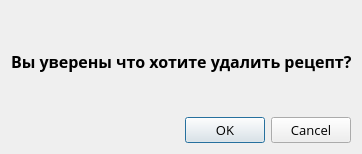
<?xml version="1.0" encoding="UTF-8"?>
<ui version="4.0">
 <class>Dialog</class>
 <widget class="QDialog" name="Dialog">
  <property name="windowModality">
   <enum>Qt::ApplicationModal</enum>
  </property>
  <property name="geometry">
   <rect>
    <x>0</x>
    <y>0</y>
    <width>370</width>
    <height>150</height>
   </rect>
  </property>
  <property name="sizePolicy">
   <sizepolicy hsizetype="Fixed" vsizetype="Fixed">
    <horstretch>0</horstretch>
    <verstretch>0</verstretch>
   </sizepolicy>
  </property>
  <property name="minimumSize">
   <size>
    <width>370</width>
    <height>150</height>
   </size>
  </property>
  <property name="maximumSize">
   <size>
    <width>370</width>
    <height>150</height>
   </size>
  </property>
  <property name="windowTitle">
   <string>Dialog</string>
  </property>
  <layout class="QGridLayout" name="gridLayout">
   <property name="sizeConstraint">
    <enum>QLayout::SetFixedSize</enum>
   </property>
   <item row="0" column="0" alignment="Qt::AlignHCenter">
    <widget class="QLabel" name="label">
     <property name="enabled">
      <bool>true</bool>
     </property>
     <property name="sizePolicy">
      <sizepolicy hsizetype="Fixed" vsizetype="Fixed">
       <horstretch>0</horstretch>
       <verstretch>0</verstretch>
      </sizepolicy>
     </property>
     <property name="minimumSize">
      <size>
       <width>340</width>
       <height>100</height>
      </size>
     </property>
     <property name="maximumSize">
      <size>
       <width>300</width>
       <height>100</height>
      </size>
     </property>
     <property name="baseSize">
      <size>
       <width>330</width>
       <height>100</height>
      </size>
     </property>
     <property name="font">
      <font>
       <family>Open Sans</family>
       <pointsize>12</pointsize>
       <weight>75</weight>
       <bold>true</bold>
      </font>
     </property>
     <property name="text">
      <string>Вы уверены что хотите удалить рецепт?</string>
     </property>
    </widget>
   </item>
   <item row="1" column="0">
    <widget class="QDialogButtonBox" name="buttonBox">
     <property name="font">
      <font>
       <family>Open Sans</family>
       <pointsize>10</pointsize>
      </font>
     </property>
     <property name="mouseTracking">
      <bool>true</bool>
     </property>
     <property name="orientation">
      <enum>Qt::Horizontal</enum>
     </property>
     <property name="standardButtons">
      <set>QDialogButtonBox::Cancel|QDialogButtonBox::Ok</set>
     </property>
     <property name="centerButtons">
      <bool>false</bool>
     </property>
    </widget>
   </item>
  </layout>
 </widget>
 <resources/>
 <connections>
  <connection>
   <sender>buttonBox</sender>
   <signal>accepted()</signal>
   <receiver>Dialog</receiver>
   <slot>accept()</slot>
   <hints>
    <hint type="sourcelabel">
     <x>257</x>
     <y>139</y>
    </hint>
    <hint type="destinationlabel">
     <x>157</x>
     <y>149</y>
    </hint>
   </hints>
  </connection>
  <connection>
   <sender>buttonBox</sender>
   <signal>rejected()</signal>
   <receiver>Dialog</receiver>
   <slot>reject()</slot>
   <hints>
    <hint type="sourcelabel">
     <x>325</x>
     <y>139</y>
    </hint>
    <hint type="destinationlabel">
     <x>286</x>
     <y>149</y>
    </hint>
   </hints>
  </connection>
 </connections>
</ui>
